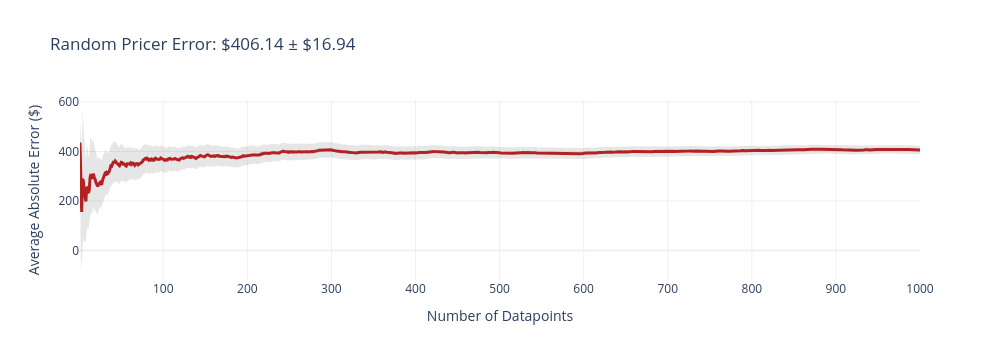
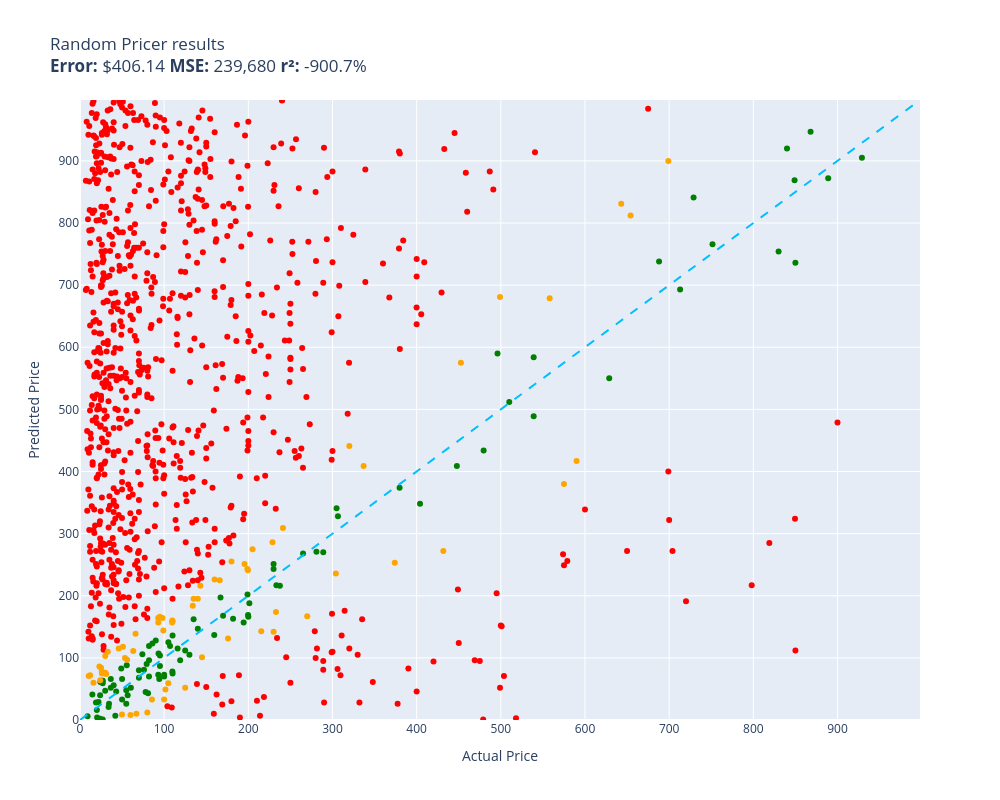

Notebook source saved alongside these figures, in order:
### Markdown cell above
### Evaluating Baseline 1: The Random Guessing Floor

Let's evaluate `random_pricer` on our 2,000 held-out test items. We seed `random.seed(42)` to ensure exact reproducibility.
The key point is **sample size and confidence**:

-   If you test something using only **200 data points**, the result might be due to **luck or randomness**.
-   A different set of 200 points—or even 201 points—could produce a noticeably different result.
-   As you **increase the number of data points**, the average error tends to become more stable.
-   The **confidence interval** shows the range within which we expect the true result to lie, with a given level of confidence.
-   In this example, at the **95% confidence level**, the estimated error is about **$382 ± $37**. for 200 data it changes to **$406 ± $16** fot 1000 data
-   The gray shaded area on the graph represents this confidence interval.

**Practical takeaway:** Don't focus only on the headline result (e.g., $382). Also check **how uncertain that result is**. A narrower confidence interval generally means your estimate is more stable/reliable.

### Code cell
random.seed(42)
#default size is 200
# evaluate(random_pricer, test)
# can  override the size of the test set to evaluate on a larger subset
evaluate(random_pricer, test, size=1000)

### Figure 1 — Plotly figure (JSON) as saved in the notebook; plotly's stock layout.template omitted (floating-point values rounded to 4 significant figures; data arrays with more than 128 entries replaced by an {"elided": "..."} marker saying what was removed)
{"data": [{"fill": "toself", "fillcolor": "rgba(128,128,128,0.2)", "hoverinfo": "skip", "line": {"color": "rgba(255,255,255,0)"}, "name": "95% CI", "showlegend": false, "type": "scatter", "x": {"elided": "2000 int values"}, "y": {"elided": "2000 float values"}}, {"customdata": {"elided": "1000x1 float values"}, "hovertemplate": "n=%{x}<br>Avg Error=$%{y:,.2f}<br>±95% CI=$%{customdata[0]:,.2f}<extra></extra>", "line": {"color": "firebrick", "width": 3}, "mode": "lines", "name": "Cumulative Avg Error", "type": "scatter", "x": {"elided": "1000 int values"}, "y": {"elided": "1000 float values"}}], "layout": {"height": 360, "showlegend": false, "title": {"text": "Random Pricer Error: $406.14 ± $16.94"}, "width": 1000, "xaxis": {"title": {"text": "Number of Datapoints"}}, "yaxis": {"title": {"text": "Average Absolute Error ($)"}}}}

### Figure 2 — Plotly figure (JSON) as saved in the notebook; plotly's stock layout.template omitted (floating-point values rounded to 4 significant figures; data arrays with more than 128 entries replaced by an {"elided": "..."} marker saying what was removed)
{"data": [{"customdata": {"elided": "836x1 str values"}, "hovertemplate": "%{customdata[0]}<extra></extra>", "legendgroup": "red", "marker": {"color": "red", "size": 6, "symbol": "circle"}, "mode": "markers", "name": "red", "orientation": "v", "showlegend": true, "type": "scatter", "x": {"elided": "836 float values"}, "xaxis": "x", "y": {"elided": "836 int values"}, "yaxis": "y"}, {"customdata": [["telpo Headlight Assembly Fit For 15 Camr...\nGuess=$115.00 Actual=$115.99"], ["NewPower99 Battery Kit for Samsung Galax...\nGuess=$26.00 Actual=$54.95"], ["RBC12-UPC Replacement Battery Cartridge ...\nGuess=$251.00 Actual=$229.99"], ["Bam France 2002XL Contoured Hightech Bla...\nGuess=$693.00 Actual=$713.00"], ["Panasonic KX-TG6511B DECT 6.0 PLUS Expan...\nGuess=$90.00 Actual=$79.20"], ["LD Products Compatible Toner Cartridge R...\nGuess=$33.00 Actual=$49.98"], ["PEMP E65 E66 CDC Simulate Optical Fiber ...\nGuess=$96.00 Actual=$119.00"], ["3D Tree Hole Branches 075 Stair Risers D...\nGuess=$105.00 Actual=$129.99"], ["Webcem Solar Shed Light Outdoor Indoor, ...\nGuess=$45.00 Actual=$77.96"], ["Poison Spyder 10-08-020 Rocker Knocker\nGuess=$550.00 Actual=$628.76"], ["DIMARZIO 204284 DP 163FBK Blues Bucker G...\nGuess=$128.00 Actual=$89.99"], ["BESTILL Wall Mounted Shower Faucet Set, ...\nGuess=$81.00 Actual=$76.00"], ["Ceramic Talavera Mexican Tile 4x4\", 9 Pi...\nGuess=$47.00 Actual=$29.95"], ["Trim Kit for 2-handle Shower & Tub Valve...\nGuess=$104.00 Actual=$94.99"], ["Ibanez M510OVS Acoustic Mandolin in Vint...\nGuess=$168.00 Actual=$169.99"], ["Skullcandy Hesh Evo Bluetooth Headphones...\nGuess=$68.00 Actual=$69.99"], ["Competition Clutch Disc and Pressure Pla...\nGuess=$512.00 Actual=$510.00"], ["StonKraft Brass Chess Board Game Set wit...\nGuess=$147.00 Actual=$140.00"], ["Audio Techinca ATW-T1002 System 10 Handh...\nGuess=$270.00 Actual=$289.00"], ["Dell XPS 13 9343-2727SLV 13.3\" Full HD S...\nGuess=$920.00 Actual=$839.99"], ["Steering Wheel, Carbon Fiber Automotive ...\nGuess=$409.00 Actual=$447.74"], ["Viola Bow 4/4 Full Size Carbon Fiber (Bl...\nGuess=$66.00 Actual=$49.99"], ["AKDY RH0475CFL Range Hood, 30 in, Black ...\nGuess=$166.00 Actual=$199.99"], ["H HIFIHEAR in-Ear Monitors CCZ Melody 1B...\nGuess=$1.00 Actual=$26.99"], ["Clear Gold Acrylic Office Supplies Desk ...\nGuess=$88.00 Actual=$55.53"], ["Teng Tools 8 Inch Vinyl Grip 45 Degree B...\nGuess=$66.00 Actual=$36.59"], ["Emliviar 4-Light Vanity Lights Brushed N...\nGuess=$73.00 Actual=$92.99"], ["Sargent Art - SAR173696 Washable Art-Tim...\nGuess=$61.00 Actual=$24.19"], ["PM PERFORMOTOR Chrome Housing Clear Corn...\nGuess=$70.00 Actual=$100.00"], ["Hudson Pro 23003 18V Lithium Ion Deflato...\nGuess=$73.00 Actual=$99.99"], ["2 Band Saw TIRES Replaces Part # 905145 ...\nGuess=$56.00 Actual=$39.99"], ["40 Pieces TCG Deck Cards Boxes with Divi...\nGuess=$63.00 Actual=$26.99"], ["Microsoft Surface Book 512GB with Perfor...\nGuess=$348.00 Actual=$404.00"], ["WeatherTech All-Weather Floor Mats for H...\nGuess=$112.00 Actual=$124.95"], ["Blum, Compact Blumotion 38N (New Bmn) Hi...\nGuess=$197.00 Actual=$166.96"], ["Steiff Classic 1920 Teddy Bear, 14\" - Fo...\nGuess=$188.00 Actual=$201.20"], ["GPM For Traxxas Unlimited Desert Racer 4...\nGuess=$52.00 Actual=$36.60"], ["Kidrobot 9\" Yummy Strawberry Cupcake Plu...\nGuess=$16.00 Actual=$19.99"], ["A29 Hardware 6 Feet Iron Cremone Bolt fo...\nGuess=$96.00 Actual=$82.00"], ["ANFERSONLIGHT 52-Inch Tropical Fan Light...\nGuess=$243.00 Actual=$229.99"], ["APDTY 9551371 Steering Knuckle Compatibl...\nGuess=$169.00 Actual=$199.67"], ["SAMSUNG Electronics Galaxy S22 Ultra Sma...\nGuess=$736.00 Actual=$849.95"], ["HP 2023 Newest Pavilion Desktop, AMD Ryz...\nGuess=$754.00 Actual=$829.99"], ["Tripp Lite T1 Shielded RJ48C Cross-over ...\nGuess=$63.00 Actual=$26.72"], ["Arnott AS-3323 New Front Rt Eibach Air S...\nGuess=$766.00 Actual=$751.47"], ["SCITOO Liftgate Lift Supports Replacemen...\nGuess=$59.00 Actual=$26.99"], ["Safavieh Lighting Collection Walden Blue...\nGuess=$52.00 Actual=$60.46"], ["UTV INC Polaris RZR XP Turbo S PCI Two W...\nGuess=$83.00 Actual=$49.00"], ["Mishimoto MMRAD-F2D-99 Performance Alumi...\nGuess=$872.00 Actual=$888.95"], ["Ebros Vintage Classic Old Fashioned Big ...\nGuess=$70.00 Actual=$81.99"], ["Rich Dad CASHFLOW Board Game (New Editio...\nGuess=$123.00 Actual=$85.99"], ["Pelikan Souverän M 805 926196 Piston Fil...\nGuess=$584.00 Actual=$539.00"], ["ASUS ZenBeam E1 Portable Mini Projector ...\nGuess=$268.00 Actual=$264.99"], ["Xbuyee Modern Outdoor Wall Light LED Lon...\nGuess=$136.00 Actual=$109.99"], ["Bose SoundLink Color Black Bundle | Blue...\nGuess=$162.00 Actual=$134.99"], ["Amana Tool - 46207 Solid Carbide Spiral ...\nGuess=$107.00 Actual=$93.30"], ["artgeist Pinboard World Map 47x31 in - C...\nGuess=$119.00 Actual=$106.99"], ["Compatible with Honda Passport/Isuzu Ami...\nGuess=$271.00 Actual=$280.88"], ["Nolan N100-5 Consistency Helmet (Yellow,...\nGuess=$434.00 Actual=$479.55"], ["Buyers Products 1903052 E-Track Steel, 2...\nGuess=$4.00 Actual=$20.35"], ["Lcaoful 36\" Ceiling Fans with Lights Rem...\nGuess=$78.00 Actual=$109.74"], ["The Tub Connection 36 Inch Espresso Soli...\nGuess=$905.00 Actual=$929.00"], ["Kingston Brass LS8220CTL Continental Bat...\nGuess=$43.00 Actual=$80.84"], ["Metra 99-7804B Single/Double DIN Install...\nGuess=$374.00 Actual=$379.70"], ["Hot Racing NSG3234 34T Steel 32p Pinion ...\nGuess=$41.00 Actual=$14.70"], ["Kensington CH1000 USB-C to 4-Port USB 3....\nGuess=$106.00 Actual=$74.10"], ["Sage Green Slate Ledger Wall Panel 6 in....\nGuess=$947.00 Actual=$868.00"], ["Rockville (4) RKL65MBW 6.5\" 700 Watt Mar...\nGuess=$341.00 Actual=$304.85"], ["6 Pack Mini Jigsaw Puzzles 150 Pieces fo...\nGuess=$40.00 Actual=$23.88"], ["Lenovo ThinkPad W541 20Ef 15.6\" Notebook...\nGuess=$841.00 Actual=$729.00"], ["Garage Door U-Bottom Weather Stripping R...\nGuess=$29.00 Actual=$21.99"], ["GPM 7Pc Set Upgrades Aluminum Rear Wheel...\nGuess=$40.00 Actual=$56.65"], ["MIP X-Duty 145mm x 170mm CVD Drive Kit f...\nGuess=$119.00 Actual=$81.99"], ["RECOIL RCK0 True 0 Gauge Complete CCA Am...\nGuess=$46.00 Actual=$42.99"], ["BaiHui Compatible with Apple Watch Case ...\nGuess=$2.00 Actual=$23.99"], ["Kamashaa Motor Radiator Compatible with ...\nGuess=$202.00 Actual=$199.00"], ["Canon EF 70-200mm f/2.8L USM Telephoto Z...\nGuess=$738.00 Actual=$688.00"], ["Seizmik UTV Rear Folding Windshield Comp...\nGuess=$216.00 Actual=$237.49"], ["JHS Pedals JHS Buffered Splitter Guitar ...\nGuess=$87.00 Actual=$95.00"], ["MaksPRO WPW10710203 Bin-Door Gallon Km f...\nGuess=$26.00 Actual=$34.47"], ["Royal Designs Marble Texture Drum Hardba...\nGuess=$48.00 Actual=$54.95"], ["Regency Hill Elle Traditional Antique Ta...\nGuess=$75.00 Actual=$109.99"], ["RCLions 12mm Wheel Hex Hubs Heavyweight ...\nGuess=$6.00 Actual=$8.99"], ["Quoizel CM8412AC Chalmers Outdoor Copper...\nGuess=$869.00 Actual=$848.99"], ["Worldmotop Engine Guard Highway Crash Ba...\nGuess=$125.00 Actual=$105.00"], ["Rally Armor MF5-UR-RD/WH Red, White Mud ...\nGuess=$137.00 Actual=$159.50"], ["Panasonic BH752A Compact Automatic Elect...\nGuess=$163.00 Actual=$181.88"], ["Deluxe Furry Brown Bear Costume for Kids...\nGuess=$80.00 Actual=$69.99"], ["GoDpsMusic 6 String Sawtooth Natural Ser...\nGuess=$328.00 Actual=$306.47"], ["Dell OptiPlex 3020 Small Form Factor Des...\nGuess=$157.00 Actual=$194.43"], ["BRTEC Front Lower Control Arm with Ball ...\nGuess=$66.00 Actual=$94.18"], ["OtterBox Defender Series Screenless Edit...\nGuess=$21.00 Actual=$33.95"], ["EVO MFG JK Protek Skid System Auto Trans...\nGuess=$590.00 Actual=$496.07"], ["H118 18-Light Modern Chandelier LED Dimm...\nGuess=$489.00 Actual=$539.00"], ["Skinomi Full Body Skin Protector Compati...\nGuess=$7.00 Actual=$41.95"], ["Penneed Ballpoint Pen with Gift Box, Ret...\nGuess=$28.00 Actual=$18.99"], ["Genuine Jeep Accessories 82210323 Black ...\nGuess=$217.00 Actual=$233.33"]], "hovertemplate": "%{customdata[0]}<extra></extra>", "legendgroup": "green", "marker": {"color": "green", "size": 6, "symbol": "circle"}, "mode": "markers", "name": "green", "orientation": "v", "showlegend": true, "type": "scatter", "x": [116.0, 54.95, 230.0, 713.0, 79.2, 49.98, 119.0, 130.0, 77.96, 628.8, 89.99, 76.0, 29.95, 94.99, 170.0, 69.99, 510.0, 140.0, 289.0, 840.0, 447.7, 49.99, 200.0, 26.99, 55.53, 36.59, 92.99, 24.19, 100.0, 99.99, 39.99, 26.99, 404.0, 125.0, 167.0, 201.2, 36.6, 19.99, 82.0, 230.0, 199.7, 850.0, 830.0, 26.72, 751.5, 26.99, 60.46, 49.0, 889.0, 81.99, 85.99, 539.0, 265.0, 110.0, 135.0, 93.3, 107.0, 280.9, 479.6, 20.35, 109.7, 929.0, 80.84, 379.7, 14.7, 74.1, 868.0, 304.9, 23.88, 729.0, 21.99, 56.65, 81.99, 42.99, 23.99, 199.0, 688.0, 237.5, 95.0, 34.47, 54.95, 110.0, 8.99, 849.0, 105.0, 159.5, 181.9, 69.99, 306.5, 194.4, 94.18, 33.95, 496.1, 539.0, 41.95, 18.99, 233.3], "xaxis": "x", "y": [115, 26, 251, 693, 90, 33, 96, 105, 45, 550, 128, 81, 47, 104, 168, 68, 512, 147, 270, 920, 409, 66, 166, 1, 88, 66, 73, 61, 70, 73, 56, 63, 348, 112, 197, 188, 52, 16, 96, 243, 169, 736, 754, 63, 766, 59, 52, 83, 872, 70, 123, 584, 268, 136, 162, 107, 119, 271, 434, 4, 78, 905, 43, 374, 41, 106, 947, 341, 40, 841, 29, 40, 119, 46, 2, 202, 738, 216, 87, 26, 48, 75, 6, 869, 125, 137, 163, 80, 328, 157, 66, 21, 590, 489, 7, 28, 217], "yaxis": "y"}, {"customdata": [["ACDelco GM Original Equipment FW339 Fron...\nGuess=$143.00 Actual=$215.33"], ["DEWALT 20V MAX* XR Impact Driver with Bl...\nGuess=$575.00 Actual=$452.53"], ["GanFindX Portable Car Hand Controls for ...\nGuess=$226.00 Actual=$159.90"], ["Projector, CRAZVIEW Projector with WiFi ...\nGuess=$100.00 Actual=$53.40"], ["Satco S9596, 4 Count (Pack of 1), 4.18\nGuess=$72.00 Actual=$12.00"], ["Aeromotive 13304 Regulator, X1 Adjustabl...\nGuess=$167.00 Actual=$269.95"], ["Walker Exhaust Ultra EPA 16478 Direct Fi...\nGuess=$380.00 Actual=$574.99"], ["NewFantasia Replacement Audio Cable with...\nGuess=$74.00 Actual=$31.00"], ["MXR Carbon Copy Deluxe Analog Delay Guit...\nGuess=$251.00 Actual=$195.50"], ["Cardone 84-58642 New HEI Electronic Dist...\nGuess=$225.00 Actual=$165.99"], ["ECCPP Power Steering Pump for 2009-2010 ...\nGuess=$33.00 Actual=$85.48"], ["SP Air Corporation SP-8102BU 1/4-Inch He...\nGuess=$275.00 Actual=$204.99"], ["DuraGo BR5330 Front Vented Disc Brake Ro...\nGuess=$49.00 Actual=$101.51"], ["Samsung DA97-07603B Freezer Ice Maker As...\nGuess=$157.00 Actual=$93.02"], ["Blanco 230966 Valea Stainless Steel Sink...\nGuess=$164.00 Actual=$92.88"], ["Empava 24\" Single Wall Ovens 10 Cooking ...\nGuess=$812.00 Actual=$654.14"], ["MonMount Triple Monitor Stand Freestandi...\nGuess=$12.00 Actual=$79.99"], ["Refresh NSF-53 Premium Replacement Refri...\nGuess=$118.00 Actual=$50.99"], ["TRANSTAR 6494 Urethane Flattening Agent ...\nGuess=$157.00 Actual=$109.48"], ["Alvin's Cables Timecode Cable for Tentac...\nGuess=$115.00 Actual=$45.99"], ["2022 Latest HP ProBook 440 G8 14 FHD 108...\nGuess=$900.00 Actual=$699.00"], ["IBENZER Compatible with New 2022 2021 20...\nGuess=$60.00 Actual=$15.99"], ["Black Fluffy Fur Plush Case for Samsung ...\nGuess=$71.00 Actual=$10.36"], ["FE37190 Upgraded Rear AC Line Set, Air C...\nGuess=$409.00 Actual=$336.99"], ["Luna Floral Flamed Maple Concert Ukulele...\nGuess=$236.00 Actual=$304.00"], ["Bone Conduction Headphones, Waterproof S...\nGuess=$8.00 Actual=$59.99"], ["Elkay EWF3000 WaterSentry Plus Filter Sy...\nGuess=$33.00 Actual=$99.97"], ["Smith-Victor K33 3 700SG Quartz Light, 1...\nGuess=$417.00 Actual=$589.95"], ["Elite Core Neutrik PowerCon Power Extens...\nGuess=$97.00 Actual=$55.99"], ["ADJ Products LED PIXEL 4C LED Pixel Tube...\nGuess=$195.00 Actual=$134.99"], ["Coolpad Tablet 10\" HD Android 10 Tablet,...\nGuess=$144.00 Actual=$99.00"], ["AFFLUENT Solar Motion Sensor Outdoor Lig...\nGuess=$78.00 Actual=$25.99"], ["Harmony Audio R69 R65 Factory Speaker Re...\nGuess=$101.00 Actual=$144.95"], ["SKIWAMural Self Adhesive Wallpaper Roll ...\nGuess=$59.00 Actual=$104.88"], ["Power Stop K1799-36 Rear Z36 Truck & Tow...\nGuess=$253.00 Actual=$373.99"], ["Moxyo Wireless Charger, Stylish Qi-Certi...\nGuess=$84.00 Actual=$24.99"], ["Bidet Sprayer HOMELODY Handheld Bidet Sp...\nGuess=$75.00 Actual=$25.99"], ["Raspberry Pi Noir Camera\nGuess=$103.00 Actual=$29.99"], ["Vinyl Wall Decal Beauty Salon for Pet Gr...\nGuess=$76.00 Actual=$29.99"], ["Dorman 949-523 Rear Air Spring to Coil S...\nGuess=$272.00 Actual=$431.66"], ["Classic Embossed Fold Notes - 2793\nGuess=$9.00 Actual=$49.90"], ["Frigidaire 316270200 Door Handle for Ran...\nGuess=$160.00 Actual=$109.71"], ["North Star Reverse Osmosis System Comple...\nGuess=$216.00 Actual=$142.98"], ["Siemens QFA3060.FWU Room Humidity and Te...\nGuess=$166.00 Actual=$94.89"], ["Off Roader eGrille Premium Stainless Ste...\nGuess=$10.00 Actual=$66.99"], ["Poolmaster 72948 Minnesota Timberwolves ...\nGuess=$131.00 Actual=$175.90"], ["Polaris 2005-2019 Ranger Brutus Switch H...\nGuess=$159.00 Actual=$109.99"], ["TuxMat - for Chevrolet Colorado Crew Cab...\nGuess=$243.00 Actual=$198.90"], ["CPW Compatible with 2019 2020 2021 Jeep ...\nGuess=$184.00 Actual=$133.99"], ["R1 Concepts Front Rear Brakes and Rotors...\nGuess=$831.00 Actual=$643.03"], ["Avantree Oasis Plus & Aria Me: aptX Low ...\nGuess=$255.00 Actual=$179.99"], ["Buffalo Tools MCHNWRAP 20In X 6000Ft Mac...\nGuess=$164.00 Actual=$97.99"], ["Aviditi White Corrugated Cardboard Maili...\nGuess=$111.00 Actual=$63.24"], ["ECS LGA1155/Intel Z77/DDR3/SATA3 USB 3.0...\nGuess=$286.00 Actual=$228.68"], ["2) Rockford Fosgate R168X2 6x8\" 110W 2 W...\nGuess=$195.00 Actual=$139.98"], ["HP LaserJet Pro CP1025nw Color Printer (...\nGuess=$681.00 Actual=$499.00"], ["CURT 115103 Class 1 Trailer Hitch with B...\nGuess=$309.00 Actual=$241.11"], ["Samsung Galaxy A71 A716U, 5G, US Version...\nGuess=$441.00 Actual=$319.99"], ["Centric 903.40028 - OE Plus Front And Re...\nGuess=$174.00 Actual=$232.82"], ["Brother Monochrome Laser Printer, Compac...\nGuess=$241.00 Actual=$199.48"], ["TonerPals Compatible Set of 6 (Series 24...\nGuess=$110.00 Actual=$32.99"], ["F40C4TMP Portable Refrigerator 30 Quart ...\nGuess=$142.00 Actual=$229.99"], ["MEEgoodo for MacBook Pro Case 13 inch 20...\nGuess=$64.00 Actual=$23.99"], ["Dell Newest Inspiron 15 3511 Laptop, 15....\nGuess=$679.00 Actual=$558.00"], ["20ft x 62in Water Slide with 2 pcs Bodyb...\nGuess=$86.00 Actual=$22.99"], ["Sunnytech Hot Air Stirling Engine Educat...\nGuess=$139.00 Actual=$65.99"], ["VEVOR Copper Pipe Bender, 7 Colorful Die...\nGuess=$52.00 Actual=$124.99"]], "hovertemplate": "%{customdata[0]}<extra></extra>", "legendgroup": "orange", "marker": {"color": "orange", "size": 6, "symbol": "circle"}, "mode": "markers", "name": "orange", "orientation": "v", "showlegend": true, "type": "scatter", "x": [215.3, 452.5, 159.9, 53.4, 12.0, 269.9, 575.0, 31.0, 195.5, 166.0, 85.48, 205.0, 101.5, 93.02, 92.88, 654.1, 79.99, 50.99, 109.5, 45.99, 699.0, 15.99, 10.36, 337.0, 304.0, 59.99, 99.97, 590.0, 55.99, 135.0, 99.0, 25.99, 144.9, 104.9, 374.0, 24.99, 25.99, 29.99, 29.99, 431.7, 49.9, 109.7, 143.0, 94.89, 66.99, 175.9, 110.0, 198.9, 134.0, 643.0, 180.0, 97.99, 63.24, 228.7, 140.0, 499.0, 241.1, 320.0, 232.8, 199.5, 32.99, 230.0, 23.99, 558.0, 22.99, 65.99, 125.0], "xaxis": "x", "y": [143, 575, 226, 100, 72, 167, 380, 74, 251, 225, 33, 275, 49, 157, 164, 812, 12, 118, 157, 115, 900, 60, 71, 409, 236, 8, 33, 417, 97, 195, 144, 78, 101, 59, 253, 84, 75, 103, 76, 272, 9, 160, 216, 166, 10, 131, 159, 243, 184, 831, 255, 164, 111, 286, 195, 681, 309, 441, 174, 241, 110, 142, 64, 679, 86, 139, 52], "yaxis": "y"}, {"hoverinfo": "skip", "line": {"color": "deepskyblue", "dash": "dash", "width": 2}, "mode": "lines", "name": "y = x", "showlegend": false, "type": "scatter", "x": [0, 998], "y": [0, 998]}], "layout": {"height": 800, "legend": {"title": {"text": "color"}, "tracegroupgap": 0}, "showlegend": false, "title": {"text": "Random Pricer results<br><b>Error:</b> $406.14 <b>MSE:</b> 239,680 <b>r²:</b> -900.7%"}, "width": 1000, "xaxis": {"anchor": "y", "domain": [0, 1], "range": [0, 998], "title": {"text": "Actual Price"}}, "yaxis": {"anchor": "x", "domain": [0, 1], "range": [0, 998], "title": {"text": "Predicted Price"}}}}
